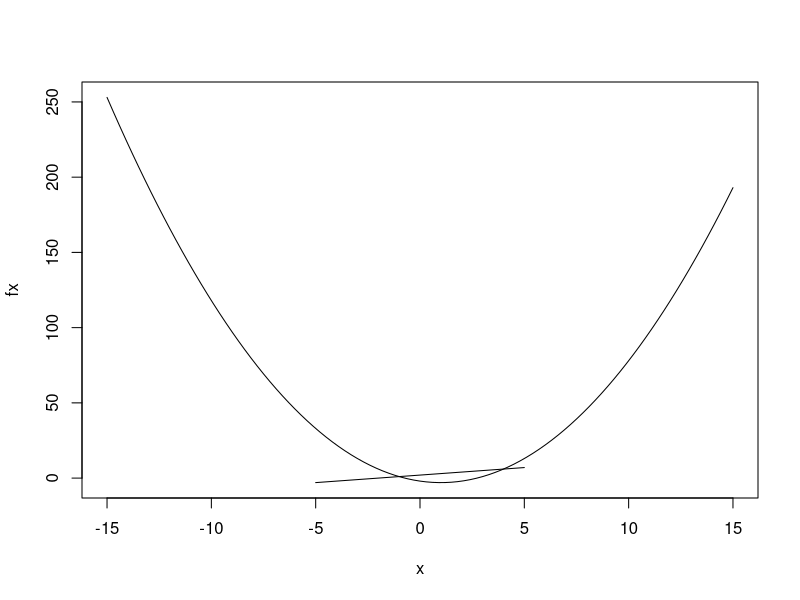

R code for this plot:
## ---- chunk 1
integrand <- function(x)
  {
  2*x-9
  }
integrate(integrand, lower = 4.5, upper = 8.5)
## ---- chunk 2
fx <- function(x){ (x^2)-2*x-2 }
gx <- function(x){x+2}
plot (fx, -15, 15)
plot (gx, -5, 5, add=TRUE)
## ---- chunk 3
func <- function(x){  -x^{2}+3*x+4  }
## integrate the function from 0 to infinity
integrate(func, lower = -1, upper = 4)
